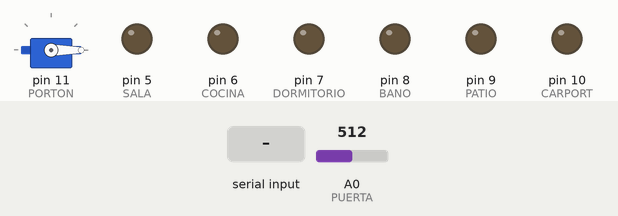
This sketch was run on a simulated Arduino Uno, built with avr-gcc and run on an emulated ATmega328P. On the bench: servo, output pins drawn as LEDs (lit = HIGH). Inputs (shaded band) come from the test bench; at power-on: A0 (PUERTA) = 512. What the sketch prints to the serial monitor is not drawn.

Above: at 1.2 s.
1.3 s: "C" received over Serial
At 2.5 s:
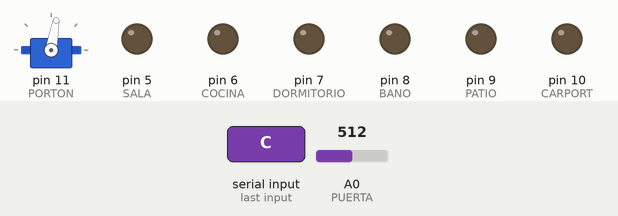
2.8 s: byte 75 ('K') received over Serial
At 3.7 s:
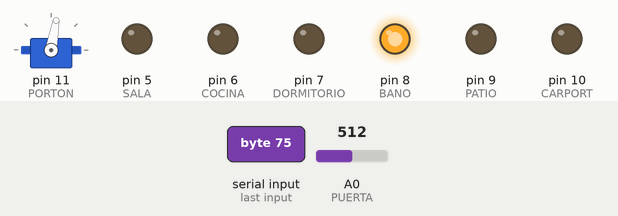
4.3 s: "A" received over Serial
At 4.9 s:
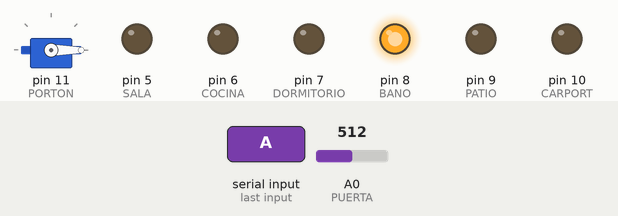
5.8 s: byte 77 ('M') received over Serial
At 7.0 s:
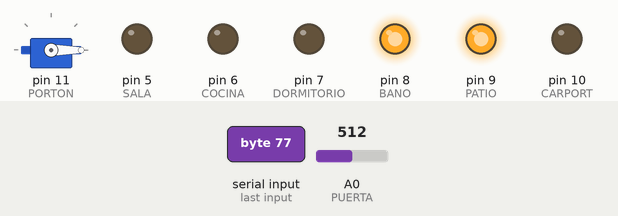
7.3 s: byte 76 ('L') received over Serial
At 8.3 s:
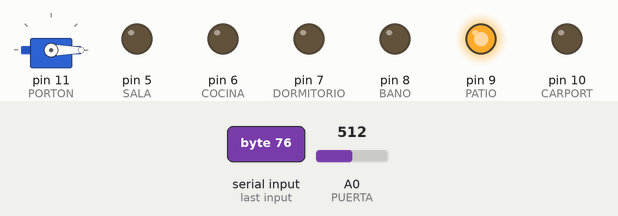
8.8 s: byte 79 ('O') received over Serial
At 9.5 s:
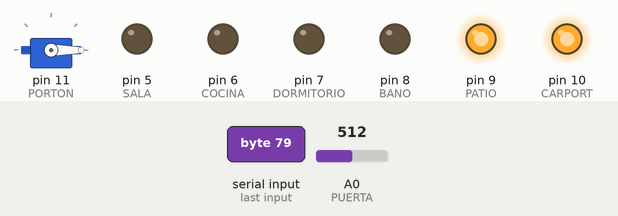
Timing chart, 0 to 11.3 s (numbered marks = the images above; inputs shaded):
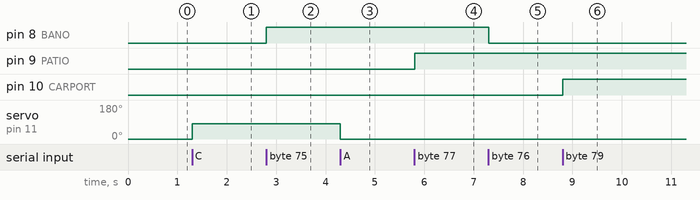

The sketch:

sketch_feb03a.ino
```cpp
#include <Servo.h>

int PUERTA = 0;
int SALA = 5;
int COCINA = 6;
int DORMITORIO = 7;
int BANO = 8;
int PATIO = 9;
int CARPORT = 10;
int PORTON = 11;

int estado = 0;
int buttonState = 0;
int sistemaDeSeguridad = 0;
Servo myservo;

void setup() {
  Serial.begin(9600);
  pinMode(SALA, OUTPUT);
  pinMode(COCINA, OUTPUT);
  pinMode(DORMITORIO, OUTPUT);
  pinMode(BANO, OUTPUT);
  pinMode(PATIO, OUTPUT);
  pinMode(CARPORT, OUTPUT);
  myservo.attach(PORTON);
  myservo.write(0);
}

void loop() {

  if (sistemaDeSeguridad == 1) {
    buttonState = analogRead(PUERTA);
    if (buttonState < 1000) {
      Serial.write("Z");
    }
  }

  if(Serial.available()>0) { // lee el bluetooth y almacena en estado
    estado = Serial.read();
  }

  if(estado=='A'){
    sistemaDeSeguridad = 1;
    myservo.write(0);
  }

  if(estado=='B'){
    sistemaDeSeguridad = 0;
  }

  if(estado=='C'){
    if (sistemaDeSeguridad == 0) {
       myservo.write(80);
    }
  }

  if(estado=='D'){
    //CERRAR PORTÓN
    myservo.write(0);
  }

  if(estado=='E'){
    digitalWrite(SALA, HIGH);
  }

  if(estado=='F'){
    digitalWrite(SALA, LOW);
  }

  if(estado=='G'){
    digitalWrite(COCINA, HIGH);
  }

  if(estado=='H'){
    digitalWrite(COCINA, LOW);
  }

  if(estado=='I'){
    digitalWrite(DORMITORIO, HIGH);
  }

  if(estado=='J'){
    digitalWrite(DORMITORIO, LOW);
  }

  if(estado=='K'){
    digitalWrite(BANO, HIGH);
  }

  if(estado=='L'){
    digitalWrite(BANO, LOW);
  }

  if(estado=='M'){
    digitalWrite(PATIO, HIGH);
  }

  if(estado=='N'){
    digitalWrite(PATIO, LOW);
  }

  if(estado=='O'){
    digitalWrite(CARPORT, HIGH);
  }

  if(estado=='P'){
    digitalWrite(CARPORT, LOW);
  }

}
```

Measured:
- after the input at 1.3 s, servo on pin 11 (PORTON): 0° → 80° at once
- after the input at 2.8 s, pin 8 (BANO): LOW → HIGH at once
- after the input at 4.3 s, servo on pin 11 (PORTON): 80° → 0° at once
- after the input at 5.8 s, pin 9 (PATIO): LOW → HIGH at once
- after the input at 7.3 s, pin 8 (BANO): HIGH → LOW at once
- after the input at 8.8 s, pin 10 (CARPORT): LOW → HIGH at once
